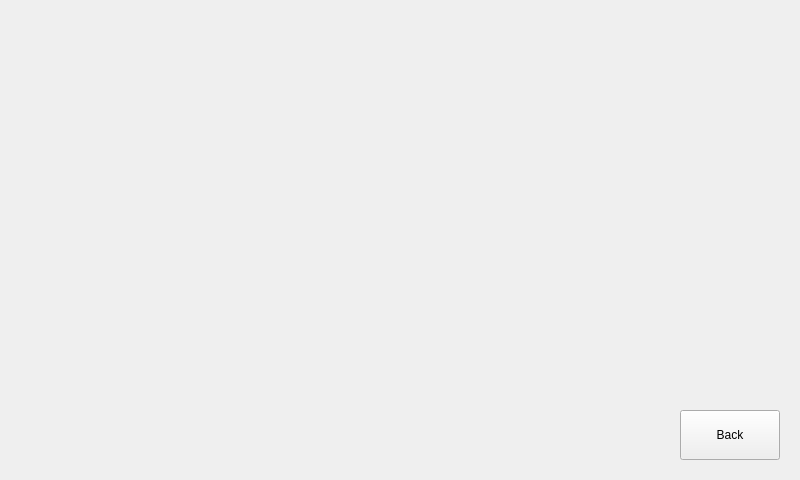
<?xml version="1.0" encoding="UTF-8"?>
<ui version="4.0">
 <class>ble</class>
 <widget class="QMainWindow" name="ble">
  <property name="geometry">
   <rect>
    <x>0</x>
    <y>0</y>
    <width>800</width>
    <height>480</height>
   </rect>
  </property>
  <property name="windowTitle">
   <string>MainWindow</string>
  </property>
  <widget class="QWidget" name="centralwidget">
   <widget class="QPushButton" name="ble_back">
    <property name="geometry">
     <rect>
      <x>680</x>
      <y>410</y>
      <width>100</width>
      <height>50</height>
     </rect>
    </property>
    <property name="focusPolicy">
     <enum>Qt::NoFocus</enum>
    </property>
    <property name="text">
     <string>Back</string>
    </property>
   </widget>
  </widget>
 </widget>
 <resources/>
 <connections/>
</ui>
